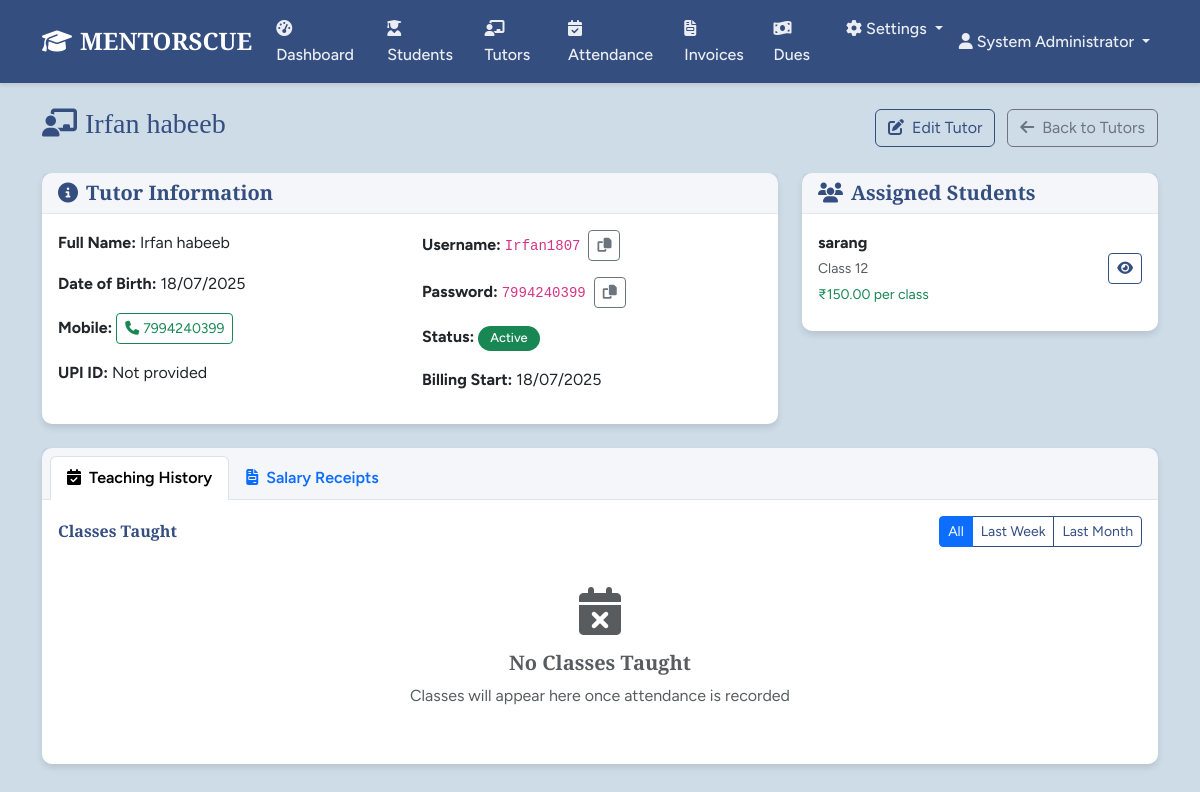
Before: /tutors/1 (signed in) with the older database file.
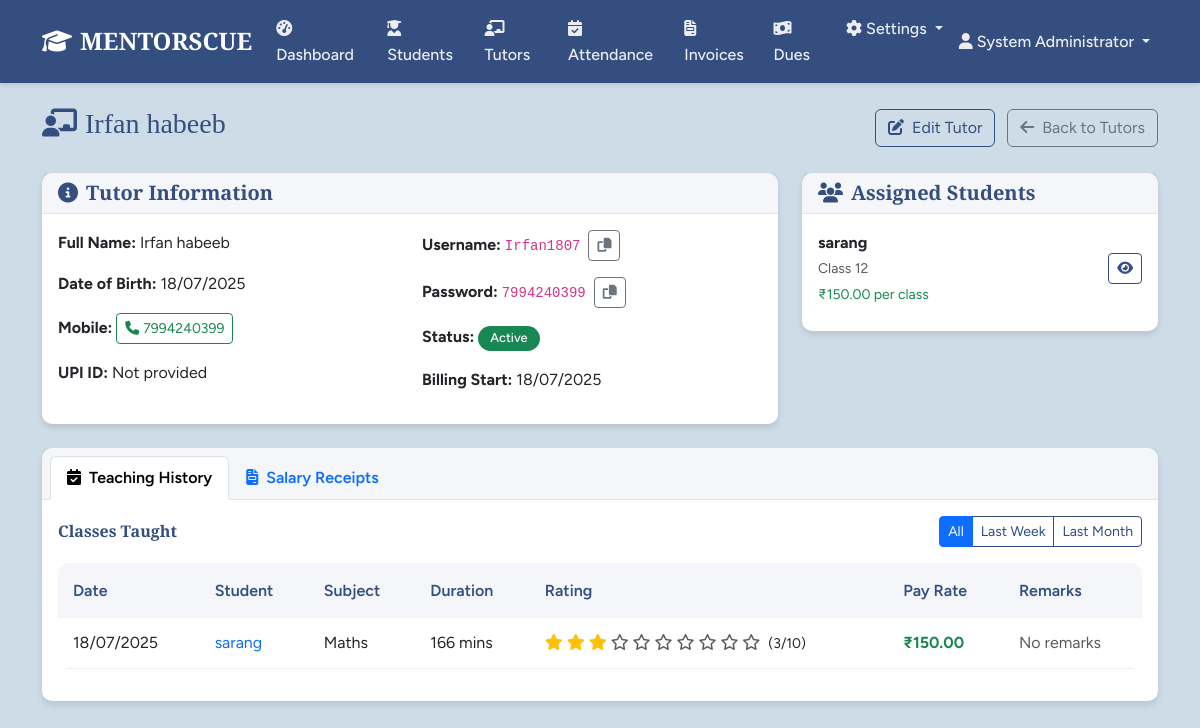
After: the same page with the newer database file.
### models.py (models this page shows, shortened)
class Student(db.Model):
    id = db.Column(db.Integer, primary_key=True)
    full_name = db.Column(db.String(120), nullable=False)
    parent_name = db.Column(db.String(120), nullable=False)
    parent_whatsapp = db.Column(db.String(20), nullable=False)
    class_level = db.Column(db.String(20), nullable=False)
    subjects = db.Column(db.Text, nullable=False)  # Comma-separated subjects
    per_class_fee = db.Column(db.Float, nullable=False, default=0.0)
    billing_start_date = db.Column(db.Date, default=datetime.utcnow().date)
    status = db.Column(db.String(20), default='Active')  # Active, Inactive, Graduated
    created_at = db.Column(db.DateTime, default=datetime.utcnow)
    tutors = db.relationship('Tutor', secondary=student_tutors, backref='students')
    attendance_records = db.relationship('Attendance', backref='student', lazy='dynamic')
    invoices = db.relationship('StudentInvoice', backref='student', lazy='dynamic')
    def get_tutor_pay_rate(self, tutor_id):
        result = db.session.execute(
            db.text("SELECT pay_per_class FROM student_tutors WHERE student_id = :sid AND tutor_id = :tid"),
            {"sid": self.id, "tid": tutor_id}
        ).fetchone()
        return result[0] if result else 0.0

class Attendance(db.Model):
    id = db.Column(db.Integer, primary_key=True)
    student_id = db.Column(db.Integer, db.ForeignKey('student.id'), nullable=False)
    tutor_id = db.Column(db.Integer, db.ForeignKey('tutor.id'), nullable=False)
    subject = db.Column(db.String(100), nullable=False)
    start_time = db.Column(db.DateTime, nullable=False)
    end_time = db.Column(db.DateTime, nullable=False)
    duration_minutes = db.Column(db.Integer, nullable=False)
    rating = db.Column(db.Integer, nullable=False)  # 1-10
    remarks = db.Column(db.Text, nullable=True)
    date_recorded = db.Column(db.Date, default=datetime.utcnow().date)
    created_at = db.Column(db.DateTime, default=datetime.utcnow)

### tables this page shows
CREATE TABLE student_tutors (
	student_id INTEGER NOT NULL, 
	tutor_id INTEGER NOT NULL, 
	pay_per_class FLOAT NOT NULL, 
	PRIMARY KEY (student_id, tutor_id), 
	FOREIGN KEY(student_id) REFERENCES student (id), 
	FOREIGN KEY(tutor_id) REFERENCES tutor (id)
);

### routes.py (the view)
@app.route('/tutors/<int:id>')
@login_required
@permission_required(Permission.VIEW_TUTORS)
def tutor_profile(id):
    tutor = Tutor.query.get_or_404(id)
    attendance_records = Attendance.query.filter_by(tutor_id=id)\
        .order_by(Attendance.date_recorded.desc()).limit(50).all()
    receipts = TutorReceipt.query.filter_by(tutor_id=id)\
        .order_by(TutorReceipt.generated_at.desc()).limit(6).all()
    assigned_students = tutor.students
    return render_template('tutor_profile.html',
                         tutor=tutor,
                         attendance_records=attendance_records,
                         receipts=receipts,
                         assigned_students=assigned_students)

### app.py (called while the page is built)
@login_manager.user_loader
def load_user(user_id):
    from models import User
    return User.query.get(int(user_id))

### models.py (called while the page is built)
    def has_role(self, role_name):
        return any(role.name == role_name for role in self.roles)

    def has_permission(self, permission):
        return any(role.has_permission(permission) for role in self.roles)

    def is_tutor_user(self):
        return self.has_role('Tutor')

    def has_permission(self, perm):
        return self.permissions & perm == perm

### routes.py (called while the page is built)
@app.context_processor
def inject_permissions():
    return dict(Permission=Permission, User=User, Role=Role, Student=Student, Tutor=Tutor,
                Attendance=Attendance, StudentInvoice=StudentInvoice,
                TutorReceipt=TutorReceipt, Announcement=Announcement, Settings=Settings,
                datetime=datetime, db=db, timedelta=timedelta)

### templates/tutor_profile.html (shortened to what the changed rows need)
{% extends "base.html" %}
{% block content %}
<div class="container">
    <div class="row">
        <div class="col-12">
            <div class="d-flex justify-content-between align-items-center mb-4">
                <h1 class="h3 text-primary">
                    <i class="fas fa-chalkboard-teacher me-2"></i>{{ tutor.full_name }}
                </h1>
            </div>
        </div>
    </div>
    <div class="row mb-4">
        <div class="col-md-4">
            <div class="card">
                <div class="card-body">
                    {% if assigned_students %}
                    {% for student in assigned_students %}
                    <div class="d-flex justify-content-between align-items-center mb-2">
                        <div>
                            <strong>{{ student.full_name }}</strong><br>
                            <small class="text-muted">Class {{ student.class_level }}</small><br>
                            <small class="text-success">₹{{ "%.2f"|format(student.get_tutor_pay_rate(tutor.id)) }} per class</small>
                        </div>
                        <a href="{{ url_for('student_profile', id=student.id) }}" class="btn btn-sm btn-outline-primary">
                            <i class="fas fa-eye"></i>
                        </a>
                    </div>
                    {% endfor %}
                    {% else %}
                    <div class="text-center py-3">
                        <i class="fas fa-user-times fa-2x text-muted mb-2"></i>
                        <p class="text-muted mb-0">No students assigned</p>
                    </div>
                    {% endif %}
                </div>
            </div>
        </div>
    </div>
    <div class="row">
        <div class="col-12">
            <div class="card">
                <div class="card-body">
                    <div class="tab-content" id="profileTabsContent">
                        <div class="tab-pane fade show active" id="attendance" role="tabpanel">
                            {% if attendance_records %}
                            <div class="table-responsive">
                                <table class="table table-hover" id="attendanceTable">
                                    <thead>
                                        <tr>
                                            <th>Date</th>
                                            <th>Student</th>
                                            <th>Subject</th>
                                            <th>Duration</th>
                                            <th>Rating</th>
                                            <th>Pay Rate</th>
                                            <th>Remarks</th>
                                        </tr>
                                    </thead>
                                    <tbody>
                                        {% for record in attendance_records %}
                                        <tr data-date="{{ record.date_recorded }}">
                                            <td>{{ record.date_recorded.strftime('%d/%m/%Y') }}</td>
                                            <td>
                                                <a href="{{ url_for('student_profile', id=record.student.id) }}" class="text-decoration-none">
                                                    {{ record.student.full_name }}
                                                </a>
                                            </td>
                                            <td>{{ record.subject }}</td>
                                            <td>{{ record.duration_minutes }} mins</td>
                                            <td>
                                                <div class="rating-stars">
                                                    {% for i in range(1, 11) %}
                                                        {% if i <= record.rating %}
                                                            <i class="fas fa-star text-warning"></i>
                                                        {% else %}
                                                            <i class="far fa-star text-muted"></i>
                                                        {% endif %}
                                                    {% endfor %}
                                                    <small class="ms-1">({{ record.rating }}/10)</small>
                                                </div>
                                            </td>
                                            <td class="text-success fw-bold">₹{{ "%.2f"|format(record.student.get_tutor_pay_rate(tutor.id)) }}</td>
                                            <td>
                                                {% if record.remarks %}
                                                    <span title="{{ record.remarks }}">
                                                        {{ record.remarks[:30] }}{% if record.remarks|length > 30 %}...{% endif %}
                                                    </span>
                                                {% else %}
                                                    <span class="text-muted">No remarks</span>
                                                {% endif %}
                                            </td>
                                        </tr>
                                        {% endfor %}
                                    </tbody>
                                </table>
                            </div>
                            {% else %}
                            <div class="text-center py-4">
                                <i class="fas fa-calendar-times fa-3x text-muted mb-3"></i>
                                <h5 class="text-muted">No Classes Taught</h5>
                                <p class="text-muted">Classes will appear here once attendance is recorded</p>
                            </div>
                            {% endif %}
                        </div>
                    </div>
                </div>
            </div>
        </div>
    </div>
</div>
{% endblock %}

Changed rows visible on the page:
added Attendance: date_recorded "18/07/2025", student.full_name "sarang", subject "Maths", duration_minutes "166", rating "3", {{ "%.2f"|format(record.student.get_tutor_pay_rate(tutor.id)) }} "150.00", remarks "No remarks"
Other visible differences:
text no longer shown: "No Classes Taught Classes will appear here once attendance is recorded"
text now shown: "Date Student Subject Duration Rating Pay Rate Remarks"
